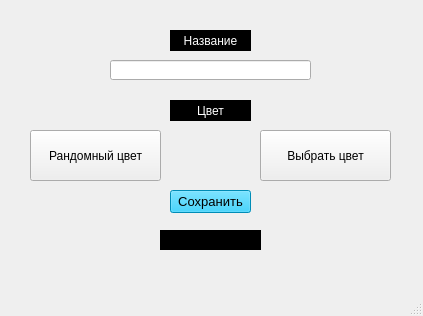
<?xml version="1.0" encoding="UTF-8"?>
<ui version="4.0">
 <class>MainWindow</class>
 <widget class="QMainWindow" name="MainWindow">
  <property name="geometry">
   <rect>
    <x>0</x>
    <y>0</y>
    <width>423</width>
    <height>316</height>
   </rect>
  </property>
  <property name="windowTitle">
   <string>MainWindow</string>
  </property>
  <widget class="QWidget" name="centralwidget">
   <widget class="QLineEdit" name="text_name_category">
    <property name="geometry">
     <rect>
      <x>110</x>
      <y>60</y>
      <width>201</width>
      <height>20</height>
     </rect>
    </property>
   </widget>
   <widget class="QLabel" name="label_name">
    <property name="geometry">
     <rect>
      <x>170</x>
      <y>30</y>
      <width>81</width>
      <height>21</height>
     </rect>
    </property>
    <property name="styleSheet">
     <string notr="true">background-color: rgb(0, 0, 0);
color: rgb(255, 255, 255);</string>
    </property>
    <property name="text">
     <string>Название</string>
    </property>
    <property name="alignment">
     <set>Qt::AlignCenter</set>
    </property>
   </widget>
   <widget class="QPushButton" name="choice_color">
    <property name="geometry">
     <rect>
      <x>260</x>
      <y>130</y>
      <width>131</width>
      <height>51</height>
     </rect>
    </property>
    <property name="text">
     <string>Выбрать цвет</string>
    </property>
   </widget>
   <widget class="QPushButton" name="random_color">
    <property name="geometry">
     <rect>
      <x>30</x>
      <y>130</y>
      <width>131</width>
      <height>51</height>
     </rect>
    </property>
    <property name="text">
     <string>Рандомный цвет</string>
    </property>
   </widget>
   <widget class="QLabel" name="label_color">
    <property name="geometry">
     <rect>
      <x>170</x>
      <y>100</y>
      <width>81</width>
      <height>21</height>
     </rect>
    </property>
    <property name="styleSheet">
     <string notr="true">background-color: rgb(0, 0, 0);
color: rgb(255, 255, 255);</string>
    </property>
    <property name="text">
     <string>Цвет</string>
    </property>
    <property name="alignment">
     <set>Qt::AlignCenter</set>
    </property>
   </widget>
   <widget class="QPushButton" name="save_category">
    <property name="geometry">
     <rect>
      <x>170</x>
      <y>190</y>
      <width>81</width>
      <height>23</height>
     </rect>
    </property>
    <property name="font">
     <font>
      <pointsize>10</pointsize>
     </font>
    </property>
    <property name="styleSheet">
     <string notr="true">background-color: rgb(0, 196, 255);</string>
    </property>
    <property name="text">
     <string>Сохранить</string>
    </property>
   </widget>
   <widget class="QLabel" name="label_save">
    <property name="geometry">
     <rect>
      <x>160</x>
      <y>230</y>
      <width>101</width>
      <height>20</height>
     </rect>
    </property>
    <property name="font">
     <font>
      <pointsize>10</pointsize>
     </font>
    </property>
    <property name="styleSheet">
     <string notr="true">background-color: rgb(0, 0, 0);
color: rgb(255, 255, 255);</string>
    </property>
    <property name="text">
     <string/>
    </property>
    <property name="alignment">
     <set>Qt::AlignCenter</set>
    </property>
   </widget>
  </widget>
  <widget class="QMenuBar" name="menubar">
   <property name="geometry">
    <rect>
     <x>0</x>
     <y>0</y>
     <width>423</width>
     <height>21</height>
    </rect>
   </property>
  </widget>
  <widget class="QStatusBar" name="statusbar"/>
 </widget>
 <resources/>
 <connections/>
</ui>
